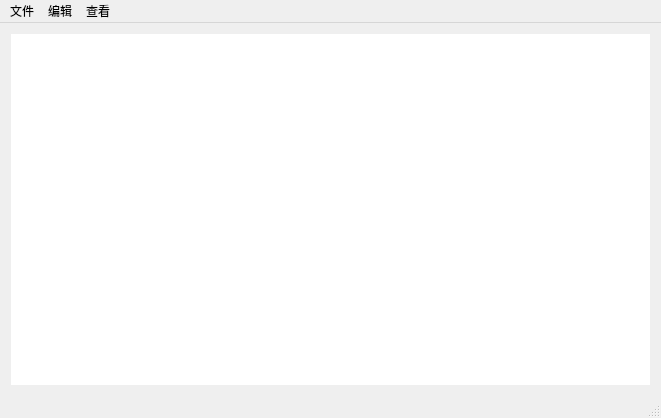
<?xml version="1.0" encoding="UTF-8"?>
<ui version="4.0">
 <class>MainWindowClass</class>
 <widget class="QMainWindow" name="MainWindowClass">
  <property name="geometry">
   <rect>
    <x>0</x>
    <y>0</y>
    <width>661</width>
    <height>418</height>
   </rect>
  </property>
  <property name="windowTitle">
   <string>MainWindow</string>
  </property>
  <widget class="QWidget" name="centralWidget">
   <layout class="QHBoxLayout" name="horizontalLayout">
    <item>
     <widget class="QPlainTextEdit" name="plainTextEdit">
      <property name="font">
       <font>
        <family>仿宋</family>
        <pointsize>12</pointsize>
       </font>
      </property>
      <property name="cursor" stdset="0">
       <cursorShape>IBeamCursor</cursorShape>
      </property>
      <property name="frameShape">
       <enum>QFrame::NoFrame</enum>
      </property>
      <property name="lineWidth">
       <number>0</number>
      </property>
      <property name="lineWrapMode">
       <enum>QPlainTextEdit::NoWrap</enum>
      </property>
     </widget>
    </item>
   </layout>
  </widget>
  <widget class="QMenuBar" name="menuBar">
   <property name="geometry">
    <rect>
     <x>0</x>
     <y>0</y>
     <width>661</width>
     <height>17</height>
    </rect>
   </property>
   <widget class="QMenu" name="fileMenu">
    <property name="title">
     <string>文件</string>
    </property>
    <addaction name="actionnew"/>
    <addaction name="actionopen"/>
    <addaction name="actionsave"/>
    <addaction name="actionsaveTo"/>
    <addaction name="separator"/>
    <addaction name="actionsetting"/>
    <addaction name="separator"/>
    <addaction name="actionexit"/>
   </widget>
   <widget class="QMenu" name="editMenu">
    <property name="title">
     <string>编辑</string>
    </property>
    <addaction name="actionundo"/>
    <addaction name="separator"/>
    <addaction name="actioncut"/>
    <addaction name="actioncopy"/>
    <addaction name="actionpaste"/>
    <addaction name="actiondelete"/>
    <addaction name="separator"/>
    <addaction name="actionall"/>
    <addaction name="actiondatetime"/>
    <addaction name="separator"/>
    <addaction name="actionfont"/>
   </widget>
   <widget class="QMenu" name="viewMenu">
    <property name="title">
     <string>查看</string>
    </property>
    <widget class="QMenu" name="menucoding">
     <property name="title">
      <string>编码方式</string>
     </property>
     <addaction name="actionUTF_8"/>
     <addaction name="actionGBK"/>
     <addaction name="actionISO_8859_1"/>
     <addaction name="actionUTF_16_LE"/>
     <addaction name="actionUTF_16_BE"/>
     <addaction name="actionGB2312"/>
    </widget>
    <addaction name="actionsearch"/>
    <addaction name="actionreplace"/>
    <addaction name="actiongoto"/>
    <addaction name="separator"/>
    <addaction name="actionstatusBar"/>
    <addaction name="actionwrap"/>
    <addaction name="separator"/>
    <addaction name="menucoding"/>
   </widget>
   <addaction name="fileMenu"/>
   <addaction name="editMenu"/>
   <addaction name="viewMenu"/>
  </widget>
  <widget class="QStatusBar" name="statusBar"/>
  <action name="actionnew">
   <property name="text">
    <string>新建</string>
   </property>
   <property name="shortcut">
    <string>Ctrl+N</string>
   </property>
  </action>
  <action name="actionopen">
   <property name="text">
    <string>打开</string>
   </property>
   <property name="shortcut">
    <string>Ctrl+O</string>
   </property>
  </action>
  <action name="actionsave">
   <property name="text">
    <string>保存</string>
   </property>
   <property name="shortcut">
    <string>Ctrl+S</string>
   </property>
  </action>
  <action name="actionsaveTo">
   <property name="text">
    <string>另存为</string>
   </property>
   <property name="shortcut">
    <string>Ctrl+Shift+S</string>
   </property>
  </action>
  <action name="actionsetting">
   <property name="text">
    <string>设置</string>
   </property>
  </action>
  <action name="actionexit">
   <property name="text">
    <string>退出</string>
   </property>
   <property name="shortcut">
    <string>Ctrl+W</string>
   </property>
  </action>
  <action name="actionundo">
   <property name="enabled">
    <bool>false</bool>
   </property>
   <property name="text">
    <string>撤销</string>
   </property>
   <property name="shortcut">
    <string>Ctrl+Z</string>
   </property>
  </action>
  <action name="actioncut">
   <property name="enabled">
    <bool>false</bool>
   </property>
   <property name="text">
    <string>剪切</string>
   </property>
   <property name="shortcut">
    <string>Ctrl+X</string>
   </property>
  </action>
  <action name="actioncopy">
   <property name="enabled">
    <bool>false</bool>
   </property>
   <property name="text">
    <string>复制</string>
   </property>
   <property name="shortcut">
    <string>Ctrl+C</string>
   </property>
  </action>
  <action name="actionpaste">
   <property name="text">
    <string>粘贴</string>
   </property>
   <property name="shortcut">
    <string>Ctrl+V</string>
   </property>
  </action>
  <action name="actiondelete">
   <property name="enabled">
    <bool>false</bool>
   </property>
   <property name="text">
    <string>删除</string>
   </property>
   <property name="shortcut">
    <string>Del</string>
   </property>
  </action>
  <action name="actionall">
   <property name="text">
    <string>全选</string>
   </property>
   <property name="shortcut">
    <string>Ctrl+A</string>
   </property>
  </action>
  <action name="actiondatetime">
   <property name="text">
    <string>当前时间</string>
   </property>
   <property name="shortcut">
    <string>F5</string>
   </property>
  </action>
  <action name="actionfont">
   <property name="text">
    <string>字体</string>
   </property>
  </action>
  <action name="actionsearch">
   <property name="text">
    <string>搜索</string>
   </property>
   <property name="shortcut">
    <string>Ctrl+F</string>
   </property>
  </action>
  <action name="actionreplace">
   <property name="text">
    <string>替换</string>
   </property>
   <property name="shortcut">
    <string>Ctrl+H</string>
   </property>
  </action>
  <action name="actiongoto">
   <property name="text">
    <string>转到</string>
   </property>
   <property name="shortcut">
    <string>Ctrl+G</string>
   </property>
  </action>
  <action name="actionstatusBar">
   <property name="checkable">
    <bool>true</bool>
   </property>
   <property name="checked">
    <bool>true</bool>
   </property>
   <property name="text">
    <string>状态栏</string>
   </property>
  </action>
  <action name="actionwrap">
   <property name="checkable">
    <bool>true</bool>
   </property>
   <property name="text">
    <string>自动换行</string>
   </property>
  </action>
  <action name="actionUTF_8">
   <property name="text">
    <string>UTF-8</string>
   </property>
  </action>
  <action name="actionGBK">
   <property name="text">
    <string>GBK</string>
   </property>
  </action>
  <action name="actionISO_8859_1">
   <property name="text">
    <string>ISO-8859-1</string>
   </property>
  </action>
  <action name="actionUTF_16_LE">
   <property name="text">
    <string>UTF-16 LE</string>
   </property>
  </action>
  <action name="actionUTF_16_BE">
   <property name="text">
    <string>UTF-16 BE</string>
   </property>
  </action>
  <action name="actionGB2312">
   <property name="text">
    <string>GB2312</string>
   </property>
  </action>
 </widget>
 <layoutdefault spacing="6" margin="11"/>
 <resources>
  <include location="mainwindow.qrc"/>
 </resources>
 <connections/>
</ui>
